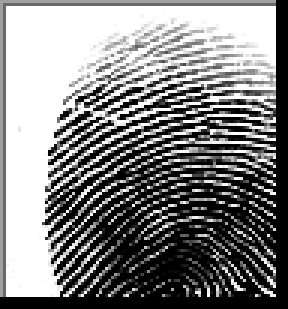
#> input picture Fingerprint-Blood-Group-Detection/uploads/test_A+.BMP, 96 x 103 px (shown 3 times larger)
$ python -i ridge_orientation.py   (imports and definitions only)   (older library calls are emulated)
#> lines starting #> are read from the running program, lines starting #| are printed output that depends on the picture
#> further down, picture is the input picture: shape (103, 96, 3); min 0, max 255, mean 130.4
import numpy as np
import cv2

def compute_ridge_orientation(image, block_size=16, bins=8):
    """
    Compute gradient-based ridge orientation maps and extract histogram features.

    Args:
        image: Grayscale image (numpy array)
        block_size: Size of blocks for local orientation
        bins: Number of bins for orientation histogram

    Returns:
        feature_vector: Orientation histogram features
    """
#> called with block_size = 16, bins = 8
    if len(image.shape) == 3:
        image = cv2.cvtColor(image, cv2.COLOR_BGR2GRAY)

    # Compute gradients
    sobelx = cv2.Sobel(image, cv2.CV_64F, 1, 0, ksize=3)
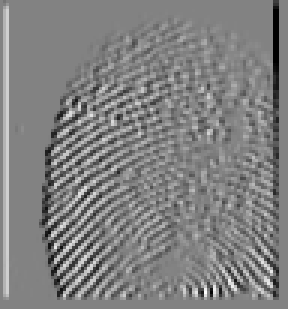
#> sobelx: shape (103, 96) float64 (shown 3 times larger); min -1020, max 969, mean -10.6; drawn with min black and max white
    sobely = cv2.Sobel(image, cv2.CV_64F, 0, 1, ksize=3)
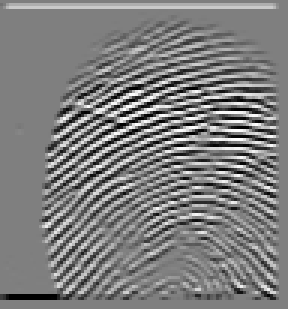
#> sobely: shape (103, 96) float64 (shown 3 times larger); min -1020, max 1020, mean -9.9; drawn with min black and max white

    # Compute orientation
    orientation = np.arctan2(sobely, sobelx)
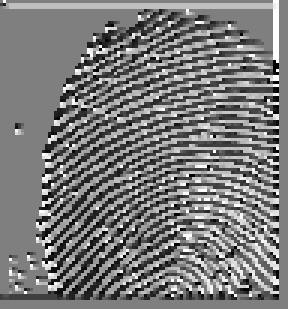
#> orientation: shape (103, 96) float64 (shown 3 times larger); min -3.14, max 3.14, mean -0.115; drawn with min black and max white

    h, w = image.shape
#> h = 103; w = 96
    num_blocks_h = h // block_size
#> num_blocks_h = 6
    num_blocks_w = w // block_size
#> num_blocks_w = 6

    orientations = []

    for i in range(num_blocks_h):
        for j in range(num_blocks_w):
            block_ori = orientation[i*block_size:(i+1)*block_size, j*block_size:(j+1)*block_size]
            if block_ori.size == 0:
                continue
            # Average orientation in the block
            mean_ori = np.mean(block_ori)
            orientations.append(mean_ori)
#> after the loop, orientations = 36 values, max 0.46 at index 5, min -0.638 at index 31, mean -0.0907

    # Create histogram
    hist, _ = np.histogram(orientations, bins=bins, range=(-np.pi, np.pi))
#> hist = [0, 0, 0, 23, 13, 0, 0, 0]
    hist = hist / np.sum(hist) if np.sum(hist) > 0 else hist
#> hist = [0, 0, 0, 0.639, 0.361, 0, 0, 0]

    return hist

>>> import cv2
>>> picture = cv2.imread('../uploads/test_A+.BMP')
>>> result = compute_ridge_orientation(picture)
#> result = [0, 0, 0, 0.639, 0.361, 0, 0, 0]

$ run again, on Fingerprint-Blood-Group-Detection/uploads/test_B-.BMP
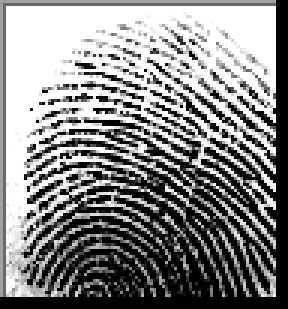
#> input picture Fingerprint-Blood-Group-Detection/uploads/test_B-.BMP, 96 x 103 px (shown 3 times larger)
#> picture is the input picture: shape (103, 96, 3); min 0, max 255, mean 134.9
#> in compute_ridge_orientation, `sobely = cv2.Sobel(image, cv2.CV_64F, 0, 1, ksize=3)`:
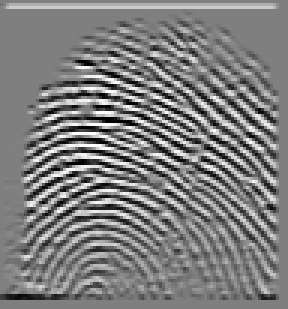
#> sobely: shape (103, 96) float64 (shown 3 times larger); min -1020, max 1020, mean -9.9; drawn with min black and max white
#> in compute_ridge_orientation, `orientation = np.arctan2(sobely, sobelx)`:
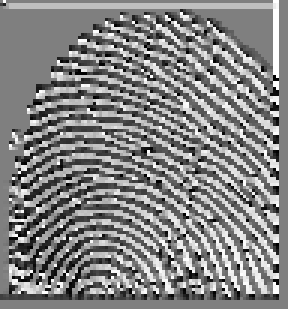
#> orientation: shape (103, 96) float64 (shown 3 times larger); min -3.14, max 3.14, mean 0.132; drawn with min black and max white
#> after the loop in compute_ridge_orientation, `for i in range(num_blocks_h):`: orientations = 36 values, max 0.657 at index 35, min -0.467 at index 31, mean 0.162
#> in compute_ridge_orientation, `hist, _ = np.histogram(orientations, bins=bins, range=(-np.pi, np.pi))`: hist = [0, 0, 0, 10, 26, 0, 0, 0]
#> in compute_ridge_orientation, `hist = hist / np.sum(hist) if np.sum(hist) > 0 else hist`: hist = [0, 0, 0, 0.278, 0.722, 0, 0, 0]
